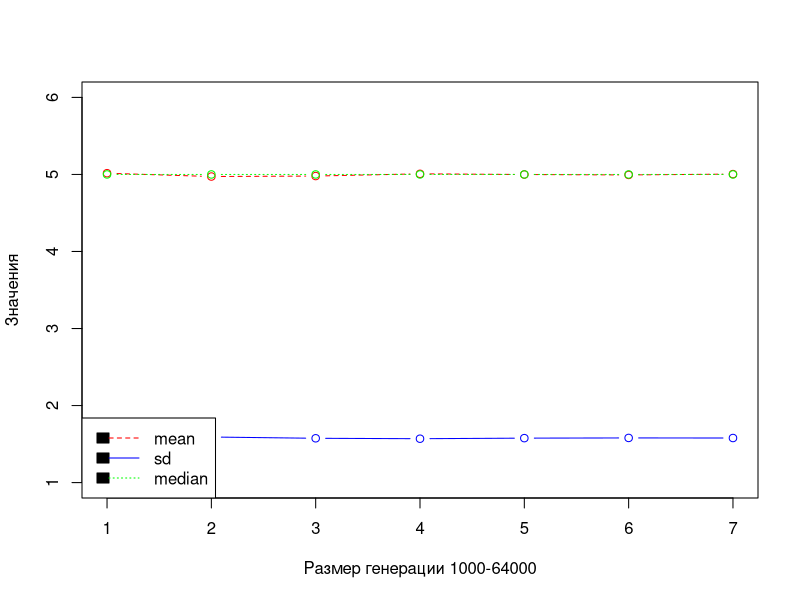

Reproduce this figure in R.
# вариант 7
expectedValue = function(arr)
{
    len = length(arr)
    sum = 0
    for (i in arr) {
        sum = sum + i
    }
    return (sum/len)
}
standartDeviation = function(arr)
{
    len = length(arr)
    mean = mean(arr)
    sum = 0
    for (i in arr) {
        sum = sum + (i - mean)^2
    }
    return ((sum/len)^0.5)
}
getMediana = function(arr)
{
    arr = sort(arr)
    len = length(arr)
    if (len %% 2 == 0) {
        return (mean(c(arr[len/2], arr[len/2 + 1])))
    } else {
        return (arr[floor(len/2)])
    }
}
main = function(log = FALSE)
{
    if (log == FALSE) {
        N = 1000
        for (i in 2:7) {
            N[i] = N[i-1]*2
        }
        meanArr = double(7)
        sdArr = double(7)
        medianArr = double(7)
        for (i in 1:7){
            arr = rbinom(N[i], size = 10, prob = 0.5)
            meanArr[i] = mean(arr)
            sdArr[i] = sd(arr)
            medianArr[i] = median(arr)
        }
        range = 1:7
        plot(range, meanArr[range], col = "red", type = "b", lty = "dashed", xlab="Размер генерации 1000-64000", ylab="Значения", ylim=c(1, 6))
        lines(range, sdArr[range], col = "blue", type = "b")
        lines(range, medianArr[range], col = "green", type = "b", lty = "dotted")
        legend(1, 1, legend = c("mean", "sd", "median"), lty = c("dashed", "solid", "dotted"), col = c("red", "blue", "green"), x = "bottomleft")
        # plot(range, sdArr[range], col = "blue", type = "b", lty = "dashed", xlab="Размер генерации 1000-64000", ylab="Медиана вектора")
    } else {
        N = 1000
        for (i in 2:7) {
            N[i] = N[i-1]*2
        }
        meanArr = double(7)
        sdArr = double(7)
        medianArr = double(7)
        for (i in 1:7){
            arr = rbinom(N[i], size = 10, prob = 0.5)
            meanArr[i] = mean(arr)
            sdArr[i] = sd(arr)
            medianArr[i] = median(arr)
            print("N = ");
            print(N[i]);

            print("Математическое ожидание")
            print("Самописная функция")
            print(expectedValue(arr))
            print("Встроенная функция")
            print(mean(arr))

            print("Cтандартное отклонение")
            print("Самописная функция")
            print(standartDeviation(arr))
            print("Встроенная функция")
            print(sd(arr))

            print("Медиана вектора")
            print("Самописная функция")
            print(getMediana(arr))
            print("Встроенная функция")
            print(median(arr))
        }
    }
}
main(FALSE)